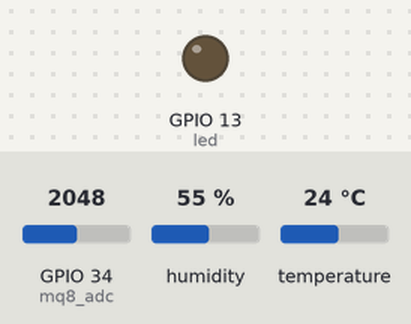
Simulated run of this program. Board: ESP32 board running MicroPython. Shown: output pins drawn as LEDs (lit = HIGH). The inputs (shaded band) are chosen by the test bench; at power-on: GPIO 34 (mq8_adc) = 2048, humidity 55 %, temperature 24 °C (analog values on the 0–4095 scale). WiFi joins after 1.5 s; the clock reads 2024-03-15 10:24:30 at power-on unless the program sets it; no MQTT or app messages arrive unless stated; what the program prints to the serial console is not drawn.

Above: at 16.1 s.
At 30.15 s:
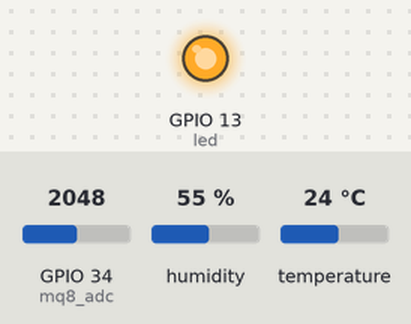
Timing chart, 0 to 80.3 s (numbered marks = the images above):
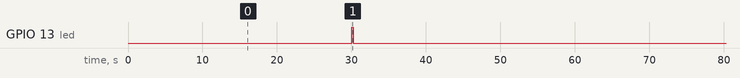

Measured:
- by itself, GPIO 13 (led): alternates HIGH for 0.20 s and LOW for 59.8 s

The program:

main.py
```python
# main.py – ESP32 con DHT11 y MQ-8 (lectura REAL)
# Envía datos cada minuto sincronizado a la hora de Guatemala (UTC-6)

import time, ujson
from machine import Pin, ADC
import network
from umqtt.simple import MQTTClient
import ntptime
import dht   # <- LIBRERÍA NATIVA DE MICROPYTHON

# ========= CONFIG =========
WIFI_SSID = "HONOR X7"
WIFI_PASSWORD = "boteo000"

MQTT_BROKER = "test.mosquitto.org"
MQTT_PORT = 1883

ESTACION_ID = 3

# ========= SENSORES =========
dht_pin = Pin(18, Pin.IN)       # TU PIN PARA DHT11
dht_sensor = dht.DHT11(dht_pin)

mq8_adc = ADC(Pin(34))          # ADC en GPIO34
mq8_adc.atten(ADC.ATTN_11DB)    # Rango completo ~3.3V
mq8_adc.width(ADC.WIDTH_12BIT)  # Lectura 0–4095

# ========= LED opcional =========
try:
    led = Pin(13, Pin.OUT)
    led.off()
except:
    led = None


# ===============================================================
# ✅ WIFI
# ===============================================================
def conectar_wifi():
    print("Conectando a WiFi...")
    wlan = network.WLAN(network.STA_IF)
    wlan.active(True)
    wlan.connect(WIFI_SSID, WIFI_PASSWORD)

    for _ in range(20):
        if wlan.isconnected():
            print("WiFi OK:", wlan.ifconfig())
            return True
        time.sleep(1)

    print("ERROR: No se pudo conectar a WiFi")
    return False


# ===============================================================
# ✅ NTP + HORA GUATEMALA
# ===============================================================
def sincronizar_hora():
    try:
        ntptime.host = "pool.ntp.org"
        ntptime.settime()
        print("Hora NTP OK")
    except:
        print("ERROR NTP")


def obtener_hora_gt():
    # Obtener UTC
    t = time.localtime()
    # Convertir a segundos
    utc_secs = time.mktime(t)
    # Restar 6 horas para Guatemala
    gt_secs = utc_secs - (6 * 3600)
    gt = time.localtime(gt_secs)

    fecha = "{:04d}-{:02d}-{:02d}".format(gt[0], gt[1], gt[2])
    hora = "{:02d}:{:02d}:{:02d}".format(gt[3], gt[4], gt[5])
    return fecha, hora, gt


def esperar_minuto_exact():
    while True:
        _, _, gt = obtener_hora_gt()
        if gt[5] == 0:
            return
        time.sleep(0.2)


# ===============================================================
# ✅ MQTT
# ===============================================================
def conectar_mqtt():
    try:
        client = MQTTClient("estacion_esp32_3", MQTT_BROKER, port=MQTT_PORT)
        client.connect()
        print("MQTT OK")
        return client
    except Exception as e:
        print("Error MQTT:", e)
        return None


# ===============================================================
# ✅ LECTURAS REALES
# ===============================================================
def leer_dht11():
    try:
        dht_sensor.measure()
        temp = dht_sensor.temperature()
        hum  = dht_sensor.humidity()
        return temp, hum
    except Exception as e:
        print("Error DHT:", e)
        return None, None


def leer_mq8():
    """
    MQ-8 entrega voltaje (0–3.3V) proporcional a concentración H2.
    ADC devuelve un valor 0–4095.
    """
    adc_val = mq8_adc.read()

    # Cálculo simple de "calidad de aire" basado en rango
    if adc_val < 900:
        calidad = 100
    elif adc_val < 1500:
        calidad = 90
    elif adc_val < 2200:
        calidad = 70
    elif adc_val < 3000:
        calidad = 40
    else:
        calidad = 15

    return adc_val, calidad


# ===============================================================
# ✅ LOOP PRINCIPAL
# ===============================================================
def main():
    print("ESP32 Estación Meteorológica – LECTURA REAL")
    conectar_wifi()
    sincronizar_hora()
    mqtt = conectar_mqtt()

    while True:
        esperar_minuto_exact()  # sincronizado GT

        temp, hum = leer_dht11()
        mq_raw, air = leer_mq8()
        fecha, hora, _ = obtener_hora_gt()

        data = {
            "Fecha": fecha,
            "Hora": hora,
            "temperatura": temp,
            "humedad": hum,
            "mq8_raw": mq_raw,
            "calidadAire": air,
            "estacion": ESTACION_ID
        }

        print("Enviado:", ujson.dumps(data))

        if mqtt:
            mqtt.publish("umes/clima", ujson.dumps(data))

        if led:
            led.on()
            time.sleep(0.2)
            led.off()

        # Evitar doble envío en segundo 00
        time.sleep(1.2)


main()
```
